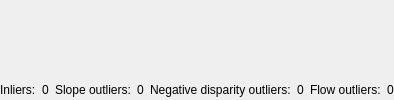
  <widget class="QDockWidget" name="dockWidget_stereoView">
   <property name="windowTitle">
    <string>Stereo view</string>
   </property>
   <attribute name="dockWidgetArea">
    <number>4</number>
   </attribute>
   <widget class="QWidget" name="dockWidgetContents_stereo">
    <layout class="QVBoxLayout" name="verticalLayout_11" stretch="1,0">
     <property name="spacing">
      <number>0</number>
     </property>
     <property name="leftMargin">
      <number>0</number>
     </property>
     <property name="topMargin">
      <number>0</number>
     </property>
     <property name="rightMargin">
      <number>0</number>
     </property>
     <property name="bottomMargin">
      <number>0</number>
     </property>
     <item>
      <layout class="QHBoxLayout" name="horizontalLayout_stereo" stretch="1">
       <item>
        <widget class="rtabmap::ImageView" name="graphicsView_stereo" native="true"/>
       </item>
      </layout>
     </item>
     <item>
      <layout class="QHBoxLayout" name="horizontalLayout_6">
       <property name="spacing">
        <number>6</number>
       </property>
       <item>
        <widget class="QLabel" name="label_stereo_inliers_name">
         <property name="text">
          <string>Inliers:</string>
         </property>
         <property name="textFormat">
          <enum>Qt::RichText</enum>
         </property>
        </widget>
       </item>
       <item>
        <widget class="QLabel" name="label_stereo_inliers">
         <property name="text">
          <string>0</string>
         </property>
        </widget>
       </item>
       <item>
        <widget class="QLabel" name="label_stereo_slopeOutliers_name">
         <property name="text">
          <string>Slope outliers:</string>
         </property>
         <property name="textFormat">
          <enum>Qt::RichText</enum>
         </property>
        </widget>
       </item>
       <item>
        <widget class="QLabel" name="label_stereo_slopeOutliers">
         <property name="text">
          <string>0</string>
         </property>
        </widget>
       </item>
       <item>
        <widget class="QLabel" name="label_stereo_disparityOutliers_name">
         <property name="text">
          <string>Negative disparity outliers:</string>
         </property>
         <property name="textFormat">
          <enum>Qt::RichText</enum>
         </property>
        </widget>
       </item>
       <item>
        <widget class="QLabel" name="label_stereo_disparityOutliers">
         <property name="text">
          <string>0</string>
         </property>
        </widget>
       </item>
       <item>
        <widget class="QLabel" name="label_stereo_flowOutliers_name">
         <property name="text">
          <string>Flow outliers:</string>
         </property>
         <property name="textFormat">
          <enum>Qt::RichText</enum>
         </property>
        </widget>
       </item>
       <item>
        <widget class="QLabel" name="label_stereo_flowOutliers">
         <property name="text">
          <string>0</string>
         </property>
        </widget>
       </item>
       <item>
        <spacer name="horizontalSpacer_2">
         <property name="orientation">
          <enum>Qt::Horizontal</enum>
         </property>
         <property name="sizeHint" stdset="0">
          <size>
           <width>0</width>
           <height>20</height>
          </size>
         </property>
        </spacer>
       </item>
      </layout>
     </item>
    </layout>
   </widget>
  </widget>
